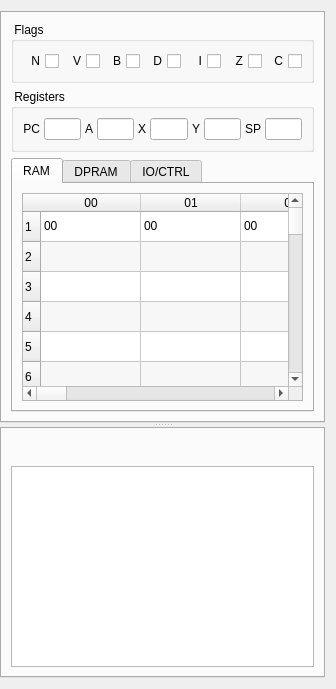
<?xml version="1.0" encoding="UTF-8"?>
<ui version="4.0">
 <class>DebugWidget</class>
 <widget class="QWidget" name="sideWidget">
  <property name="geometry">
   <rect>
    <x>0</x>
    <y>0</y>
    <width>336</width>
    <height>689</height>
   </rect>
  </property>
  <layout class="QHBoxLayout" name="horizontalLayout">
   <property name="leftMargin">
    <number>0</number>
   </property>
   <item>
    <widget class="QSplitter" name="sideSplitter">
     <property name="sizePolicy">
      <sizepolicy hsizetype="Preferred" vsizetype="Preferred">
       <horstretch>0</horstretch>
       <verstretch>0</verstretch>
      </sizepolicy>
     </property>
     <property name="orientation">
      <enum>Qt::Vertical</enum>
     </property>
     <widget class="QTabWidget" name="debugTabWidget">
      <property name="sizePolicy">
       <sizepolicy hsizetype="Preferred" vsizetype="Expanding">
        <horstretch>0</horstretch>
        <verstretch>0</verstretch>
       </sizepolicy>
      </property>
      <property name="currentIndex">
       <number>0</number>
      </property>
      <property name="tabBarAutoHide">
       <bool>true</bool>
      </property>
      <widget class="QWidget" name="CPUTab">
       <attribute name="title">
        <string>CPU</string>
       </attribute>
       <layout class="QGridLayout" name="gridLayout">
        <item row="1" column="0">
         <widget class="QGroupBox" name="groupBox_3">
          <property name="title">
           <string> Registers </string>
          </property>
          <layout class="QVBoxLayout" name="regLayout">
           <item>
            <layout class="QHBoxLayout" name="regLine1Layout" stretch="1,10,1,10,1,10,1,10,1,10">
             <property name="spacing">
              <number>4</number>
             </property>
             <item>
              <widget class="QLabel" name="labelPC">
               <property name="toolTip">
                <string>Program counter (PC)</string>
               </property>
               <property name="text">
                <string>PC</string>
               </property>
               <property name="alignment">
                <set>Qt::AlignRight|Qt::AlignTrailing|Qt::AlignVCenter</set>
               </property>
              </widget>
             </item>
             <item>
              <widget class="QLineEdit" name="pcEdit">
               <property name="sizePolicy">
                <sizepolicy hsizetype="Ignored" vsizetype="Fixed">
                 <horstretch>0</horstretch>
                 <verstretch>0</verstretch>
                </sizepolicy>
               </property>
               <property name="toolTip">
                <string>Program counter (PC)</string>
               </property>
               <property name="key" stdset="0">
                <string>PC16</string>
               </property>
               <property name="type" stdset="0">
                <string>integer</string>
               </property>
               <property name="mask" stdset="0">
                <string>0x%0.5X</string>
               </property>
              </widget>
             </item>
             <item>
              <widget class="QLabel" name="aLabel">
               <property name="toolTip">
                <string>Accumulator (A)</string>
               </property>
               <property name="text">
                <string>A</string>
               </property>
              </widget>
             </item>
             <item>
              <widget class="QLineEdit" name="aEdit">
               <property name="sizePolicy">
                <sizepolicy hsizetype="Ignored" vsizetype="Fixed">
                 <horstretch>0</horstretch>
                 <verstretch>0</verstretch>
                </sizepolicy>
               </property>
               <property name="toolTip">
                <string>Accumulator (A)</string>
               </property>
               <property name="key" stdset="0">
                <string>A</string>
               </property>
               <property name="type" stdset="0">
                <string>integer</string>
               </property>
               <property name="mask" stdset="0">
                <string>0x%0.2X</string>
               </property>
              </widget>
             </item>
             <item>
              <widget class="QLabel" name="xLabel">
               <property name="toolTip">
                <string>Index Register X (X)</string>
               </property>
               <property name="text">
                <string>X</string>
               </property>
              </widget>
             </item>
             <item>
              <widget class="QLineEdit" name="xEdit">
               <property name="sizePolicy">
                <sizepolicy hsizetype="Ignored" vsizetype="Fixed">
                 <horstretch>0</horstretch>
                 <verstretch>0</verstretch>
                </sizepolicy>
               </property>
               <property name="toolTip">
                <string>Index Register X (X)</string>
               </property>
               <property name="key" stdset="0">
                <string>X</string>
               </property>
               <property name="type" stdset="0">
                <string>integer</string>
               </property>
               <property name="mask" stdset="0">
                <string>0x%0.2X</string>
               </property>
              </widget>
             </item>
             <item>
              <widget class="QLabel" name="yLabel">
               <property name="toolTip">
                <string>Index Register Y (Y)</string>
               </property>
               <property name="text">
                <string>Y</string>
               </property>
              </widget>
             </item>
             <item>
              <widget class="QLineEdit" name="yEdit">
               <property name="sizePolicy">
                <sizepolicy hsizetype="Ignored" vsizetype="Fixed">
                 <horstretch>0</horstretch>
                 <verstretch>0</verstretch>
                </sizepolicy>
               </property>
               <property name="toolTip">
                <string>Index Register Y (Y)</string>
               </property>
               <property name="key" stdset="0">
                <string>Y</string>
               </property>
               <property name="type" stdset="0">
                <string>integer</string>
               </property>
               <property name="mask" stdset="0">
                <string>0x%0.2X</string>
               </property>
              </widget>
             </item>
             <item>
              <widget class="QLabel" name="spLabel">
               <property name="toolTip">
                <string>Stack Pointer (S)</string>
               </property>
               <property name="text">
                <string>SP</string>
               </property>
              </widget>
             </item>
             <item>
              <widget class="QLineEdit" name="spEdit">
               <property name="sizePolicy">
                <sizepolicy hsizetype="Ignored" vsizetype="Fixed">
                 <horstretch>0</horstretch>
                 <verstretch>0</verstretch>
                </sizepolicy>
               </property>
               <property name="toolTip">
                <string>Stack Pointer (S)</string>
               </property>
               <property name="key" stdset="0">
                <string>SP</string>
               </property>
               <property name="type" stdset="0">
                <string>integer</string>
               </property>
               <property name="mask" stdset="0">
                <string>0x%0.2X</string>
               </property>
              </widget>
             </item>
            </layout>
           </item>
          </layout>
         </widget>
        </item>
        <item row="2" column="0">
         <widget class="QTabWidget" name="ramTabWidget">
          <property name="currentIndex">
           <number>0</number>
          </property>
          <widget class="QWidget" name="tabRAM">
           <attribute name="title">
            <string>RAM</string>
           </attribute>
           <layout class="QVBoxLayout" name="ramLayout">
            <item>
             <widget class="QTableWidget" name="ramDataTable">
              <property name="alternatingRowColors">
               <bool>true</bool>
              </property>
              <property name="selectionMode">
               <enum>QAbstractItemView::NoSelection</enum>
              </property>
              <property name="rowCount">
               <number>44</number>
              </property>
              <property name="columnCount">
               <number>16</number>
              </property>
              <property name="key" stdset="0">
               <string>RAM</string>
              </property>
              <property name="type" stdset="0">
               <string>table</string>
              </property>
              <property name="mask" stdset="0">
               <string>%0.2X</string>
              </property>
              <property name="start_index" stdset="0">
               <string>64</string>
              </property>
              <attribute name="horizontalHeaderMinimumSectionSize">
               <number>0</number>
              </attribute>
              <attribute name="verticalHeaderMinimumSectionSize">
               <number>0</number>
              </attribute>
              <column>
               <property name="text">
                <string>00</string>
               </property>
              </column>
              <column>
               <property name="text">
                <string>01</string>
               </property>
              </column>
              <column>
               <property name="text">
                <string>02</string>
               </property>
              </column>
              <column>
               <property name="text">
                <string>03</string>
               </property>
              </column>
              <column>
               <property name="text">
                <string>04</string>
               </property>
              </column>
              <column>
               <property name="text">
                <string>05</string>
               </property>
              </column>
              <column>
               <property name="text">
                <string>06</string>
               </property>
              </column>
              <column>
               <property name="text">
                <string>07</string>
               </property>
              </column>
              <column>
               <property name="text">
                <string>08</string>
               </property>
              </column>
              <column>
               <property name="text">
                <string>09</string>
               </property>
              </column>
              <column>
               <property name="text">
                <string>0A</string>
               </property>
              </column>
              <column>
               <property name="text">
                <string>0B</string>
               </property>
              </column>
              <column>
               <property name="text">
                <string>0C</string>
               </property>
              </column>
              <column>
               <property name="text">
                <string>0D</string>
               </property>
              </column>
              <column>
               <property name="text">
                <string>0E</string>
               </property>
              </column>
              <column>
               <property name="text">
                <string>0F</string>
               </property>
              </column>
              <item row="0" column="0">
               <property name="text">
                <string>00</string>
               </property>
              </item>
              <item row="0" column="1">
               <property name="text">
                <string>00</string>
               </property>
              </item>
              <item row="0" column="2">
               <property name="text">
                <string>00</string>
               </property>
              </item>
              <item row="0" column="3">
               <property name="text">
                <string>00</string>
               </property>
              </item>
              <item row="0" column="4">
               <property name="text">
                <string>00</string>
               </property>
              </item>
              <item row="0" column="5">
               <property name="text">
                <string>00</string>
               </property>
              </item>
              <item row="0" column="6">
               <property name="text">
                <string>00</string>
               </property>
              </item>
              <item row="0" column="7">
               <property name="text">
                <string>00</string>
               </property>
              </item>
              <item row="0" column="8">
               <property name="text">
                <string>00</string>
               </property>
              </item>
              <item row="0" column="9">
               <property name="text">
                <string>00</string>
               </property>
              </item>
              <item row="0" column="10">
               <property name="text">
                <string>00</string>
               </property>
              </item>
              <item row="0" column="11">
               <property name="text">
                <string>00</string>
               </property>
              </item>
              <item row="0" column="12">
               <property name="text">
                <string>00</string>
               </property>
              </item>
              <item row="0" column="13">
               <property name="text">
                <string>00</string>
               </property>
              </item>
              <item row="0" column="14">
               <property name="text">
                <string>00</string>
               </property>
              </item>
              <item row="0" column="15">
               <property name="text">
                <string>00</string>
               </property>
              </item>
             </widget>
            </item>
           </layout>
          </widget>
          <widget class="QWidget" name="tabLCDRAM">
           <attribute name="title">
            <string>DPRAM</string>
           </attribute>
           <layout class="QVBoxLayout" name="lcdramLayout">
            <item>
             <widget class="QTableWidget" name="lcdramDataTable">
              <property name="alternatingRowColors">
               <bool>true</bool>
              </property>
              <property name="selectionMode">
               <enum>QAbstractItemView::NoSelection</enum>
              </property>
              <property name="rowCount">
               <number>8</number>
              </property>
              <property name="columnCount">
               <number>16</number>
              </property>
              <property name="key" stdset="0">
               <string>LCDRAM</string>
              </property>
              <property name="type" stdset="0">
               <string>table</string>
              </property>
              <property name="mask" stdset="0">
               <string>%0.2X</string>
              </property>
              <property name="start_index" stdset="0">
               <string>768</string>
              </property>
              <attribute name="horizontalHeaderMinimumSectionSize">
               <number>0</number>
              </attribute>
              <attribute name="verticalHeaderMinimumSectionSize">
               <number>0</number>
              </attribute>
              <column>
               <property name="text">
                <string>00</string>
               </property>
              </column>
              <column>
               <property name="text">
                <string>01</string>
               </property>
              </column>
              <column>
               <property name="text">
                <string>02</string>
               </property>
              </column>
              <column>
               <property name="text">
                <string>03</string>
               </property>
              </column>
              <column>
               <property name="text">
                <string>04</string>
               </property>
              </column>
              <column>
               <property name="text">
                <string>05</string>
               </property>
              </column>
              <column>
               <property name="text">
                <string>06</string>
               </property>
              </column>
              <column>
               <property name="text">
                <string>07</string>
               </property>
              </column>
              <column>
               <property name="text">
                <string>08</string>
               </property>
              </column>
              <column>
               <property name="text">
                <string>09</string>
               </property>
              </column>
              <column>
               <property name="text">
                <string>0A</string>
               </property>
              </column>
              <column>
               <property name="text">
                <string>0B</string>
               </property>
              </column>
              <column>
               <property name="text">
                <string>0C</string>
               </property>
              </column>
              <column>
               <property name="text">
                <string>0D</string>
               </property>
              </column>
              <column>
               <property name="text">
                <string>0E</string>
               </property>
              </column>
              <column>
               <property name="text">
                <string>0F</string>
               </property>
              </column>
              <item row="0" column="0">
               <property name="text">
                <string>00</string>
               </property>
              </item>
              <item row="0" column="1">
               <property name="text">
                <string>00</string>
               </property>
              </item>
              <item row="0" column="2">
               <property name="text">
                <string>00</string>
               </property>
              </item>
              <item row="0" column="3">
               <property name="text">
                <string>00</string>
               </property>
              </item>
              <item row="0" column="4">
               <property name="text">
                <string>00</string>
               </property>
              </item>
              <item row="0" column="5">
               <property name="text">
                <string>00</string>
               </property>
              </item>
              <item row="0" column="6">
               <property name="text">
                <string>00</string>
               </property>
              </item>
              <item row="0" column="7">
               <property name="text">
                <string>00</string>
               </property>
              </item>
              <item row="0" column="8">
               <property name="text">
                <string>00</string>
               </property>
              </item>
              <item row="0" column="9">
               <property name="text">
                <string>00</string>
               </property>
              </item>
              <item row="0" column="10">
               <property name="text">
                <string>00</string>
               </property>
              </item>
              <item row="0" column="11">
               <property name="text">
                <string>00</string>
               </property>
              </item>
              <item row="0" column="12">
               <property name="text">
                <string>00</string>
               </property>
              </item>
              <item row="0" column="13">
               <property name="text">
                <string>00</string>
               </property>
              </item>
              <item row="0" column="14">
               <property name="text">
                <string>00</string>
               </property>
              </item>
              <item row="0" column="15">
               <property name="text">
                <string>00</string>
               </property>
              </item>
             </widget>
            </item>
           </layout>
          </widget>
          <widget class="QWidget" name="tabSFR">
           <attribute name="title">
            <string>IO/CTRL</string>
           </attribute>
           <layout class="QVBoxLayout" name="sfrLayout">
            <item>
             <widget class="QTableWidget" name="sfrDataTable">
              <property name="alternatingRowColors">
               <bool>true</bool>
              </property>
              <property name="selectionMode">
               <enum>QAbstractItemView::NoSelection</enum>
              </property>
              <property name="rowCount">
               <number>27</number>
              </property>
              <property name="columnCount">
               <number>2</number>
              </property>
              <property name="key" stdset="0">
               <string>SFR</string>
              </property>
              <property name="type" stdset="0">
               <string>table</string>
              </property>
              <property name="mask" stdset="0">
               <string>%0.2X</string>
              </property>
              <attribute name="horizontalHeaderMinimumSectionSize">
               <number>0</number>
              </attribute>
              <attribute name="verticalHeaderMinimumSectionSize">
               <number>0</number>
              </attribute>
              <column>
               <property name="text">
                <string>R</string>
               </property>
              </column>
              <column>
               <property name="text">
                <string>W</string>
               </property>
              </column>
              <row>
               <property name="text">
                <string>00H_IO_PortCD_Dir</string>
               </property>
              </row>
              <row>
               <property name="text">
                <string>01H_IO_PortAB_Dir</string>
               </property>
              </row>
              <row>
               <property name="text">
                <string>02H_IO_PortAB_Data</string>
               </property>
              </row>
              <row>
               <property name="text">
                <string>03H_IO_PortCD_Data</string>
               </property>
              </row>
              <row>
               <property name="text">
                <string>04H_IO_PortEF_Data</string>
               </property>
              </row>
              <row>
               <property name="text">
                <string>06H_IO_PortEF_Dir</string>
               </property>
              </row>
              <row>
               <property name="text">
                <string>07H_BANK_Sel</string>
               </property>
              </row>
              <row>
               <property name="text">
                <string>08H_WAKEUP_Ctrl</string>
               </property>
              </row>
              <row>
               <property name="text">
                <string>09H_Enter_Sleep</string>
               </property>
              </row>
              <row>
               <property name="text">
                <string>0AH_TimeBase_Sel</string>
               </property>
              </row>
              <row>
               <property name="text">
                <string>0BH_Timer_Ctrl</string>
               </property>
              </row>
              <row>
               <property name="text">
                <string>0CH_CLK_32768_En</string>
               </property>
              </row>
              <row>
               <property name="text">
                <string>0DH_INT_Ctrl</string>
               </property>
              </row>
              <row>
               <property name="text">
                <string>10H_AUDIO_Ch0_Data</string>
               </property>
              </row>
              <row>
               <property name="text">
                <string>11H_AUDIO_Ch1_Data</string>
               </property>
              </row>
              <row>
               <property name="text">
                <string>12H_TIMER_TM1Data_LB</string>
               </property>
              </row>
              <row>
               <property name="text">
                <string>13H_TIMER_TM1Data_HB</string>
               </property>
              </row>
              <row>
               <property name="text">
                <string>14H_TIMER_TM1Load_Ctrl</string>
               </property>
              </row>
              <row>
               <property name="text">
                <string>15H_TIMER_TM0Data_LB</string>
               </property>
              </row>
              <row>
               <property name="text">
                <string>16H_TIMER_TM0Data_HB</string>
               </property>
              </row>
              <row>
               <property name="text">
                <string>17H_TIMER_TM0Load_Ctrl</string>
               </property>
              </row>
              <row>
               <property name="text">
                <string>18H_INT_Clear</string>
               </property>
              </row>
              <row>
               <property name="text">
                <string>19H_NMI_Ctrl</string>
               </property>
              </row>
              <row>
               <property name="text">
                <string>1AH_AUDIO_Ch0_Ctrl</string>
               </property>
              </row>
              <row>
               <property name="text">
                <string>1BH_AUDIO_Ch1_Ctrl</string>
               </property>
              </row>
              <row>
               <property name="text">
                <string>1FH_CLK_CPU_Ctrl</string>
               </property>
              </row>
              <row>
               <property name="text">
                <string>20H_LCD_Ctrl</string>
               </property>
              </row>
              <item row="0" column="0">
               <property name="text">
                <string>-00</string>
               </property>
              </item>
              <item row="0" column="1">
               <property name="text">
                <string>-00</string>
               </property>
              </item>
             </widget>
            </item>
           </layout>
          </widget>
         </widget>
        </item>
        <item row="0" column="0">
         <widget class="QGroupBox" name="flagsGroupBox">
          <property name="title">
           <string> Flags </string>
          </property>
          <layout class="QHBoxLayout" name="horizontalLayout" stretch="0,0,0,0,0,0,0">
           <property name="spacing">
            <number>4</number>
           </property>
           <item>
            <widget class="QCheckBox" name="nfCheckBox">
             <property name="toolTip">
              <string>Negative flag N</string>
             </property>
             <property name="layoutDirection">
              <enum>Qt::RightToLeft</enum>
             </property>
             <property name="text">
              <string>N</string>
             </property>
             <property name="key" stdset="0">
              <string>NF</string>
             </property>
             <property name="type" stdset="0">
              <string>boolean</string>
             </property>
            </widget>
           </item>
           <item>
            <widget class="QCheckBox" name="vfCheckBox">
             <property name="toolTip">
              <string>Overflow flag V</string>
             </property>
             <property name="layoutDirection">
              <enum>Qt::RightToLeft</enum>
             </property>
             <property name="text">
              <string>V</string>
             </property>
             <property name="key" stdset="0">
              <string>VF</string>
             </property>
             <property name="type" stdset="0">
              <string>boolean</string>
             </property>
            </widget>
           </item>
           <item>
            <widget class="QCheckBox" name="bfCheckBox">
             <property name="toolTip">
              <string>Break flag B</string>
             </property>
             <property name="layoutDirection">
              <enum>Qt::RightToLeft</enum>
             </property>
             <property name="text">
              <string>B</string>
             </property>
             <property name="key" stdset="0">
              <string>BF</string>
             </property>
             <property name="type" stdset="0">
              <string>boolean</string>
             </property>
            </widget>
           </item>
           <item>
            <widget class="QCheckBox" name="dfCheckBox">
             <property name="toolTip">
              <string>Decimal mode flag D</string>
             </property>
             <property name="layoutDirection">
              <enum>Qt::RightToLeft</enum>
             </property>
             <property name="text">
              <string>D</string>
             </property>
             <property name="key" stdset="0">
              <string>DF</string>
             </property>
             <property name="type" stdset="0">
              <string>boolean</string>
             </property>
            </widget>
           </item>
           <item>
            <widget class="QCheckBox" name="ifCheckBox">
             <property name="toolTip">
              <string>Interrupt disable flag I</string>
             </property>
             <property name="layoutDirection">
              <enum>Qt::RightToLeft</enum>
             </property>
             <property name="text">
              <string>I</string>
             </property>
             <property name="key" stdset="0">
              <string>IF</string>
             </property>
             <property name="type" stdset="0">
              <string>boolean</string>
             </property>
            </widget>
           </item>
           <item>
            <widget class="QCheckBox" name="zfCheckBox">
             <property name="toolTip">
              <string>Zero flag Z</string>
             </property>
             <property name="layoutDirection">
              <enum>Qt::RightToLeft</enum>
             </property>
             <property name="text">
              <string>Z</string>
             </property>
             <property name="key" stdset="0">
              <string>ZF</string>
             </property>
             <property name="type" stdset="0">
              <string>boolean</string>
             </property>
            </widget>
           </item>
           <item>
            <widget class="QCheckBox" name="cfCheckBox">
             <property name="toolTip">
              <string>Carry flag C</string>
             </property>
             <property name="layoutDirection">
              <enum>Qt::RightToLeft</enum>
             </property>
             <property name="text">
              <string>C</string>
             </property>
             <property name="key" stdset="0">
              <string>CF</string>
             </property>
             <property name="type" stdset="0">
              <string>boolean</string>
             </property>
            </widget>
           </item>
          </layout>
         </widget>
        </item>
       </layout>
      </widget>
     </widget>
     <widget class="QTabWidget" name="tabWidget">
      <property name="currentIndex">
       <number>0</number>
      </property>
      <property name="tabBarAutoHide">
       <bool>true</bool>
      </property>
      <widget class="QWidget" name="tab">
       <property name="enabled">
        <bool>true</bool>
       </property>
       <attribute name="title">
        <string>Page</string>
       </attribute>
       <layout class="QVBoxLayout" name="verticalLayout_7">
        <item>
         <layout class="QHBoxLayout" name="horizontalLayout_7">
          <property name="spacing">
           <number>0</number>
          </property>
          <item>
           <widget class="QPushButton" name="runButton">
            <property name="enabled">
             <bool>false</bool>
            </property>
            <property name="sizePolicy">
             <sizepolicy hsizetype="Fixed" vsizetype="Fixed">
              <horstretch>0</horstretch>
              <verstretch>0</verstretch>
             </sizepolicy>
            </property>
            <property name="toolTip">
             <string>Run</string>
            </property>
            <property name="icon">
             <iconset>
              <normaloff>run.svg</normaloff>run.svg</iconset>
            </property>
            <property name="iconSize">
             <size>
              <width>14</width>
              <height>14</height>
             </size>
            </property>
            <property name="flat">
             <bool>true</bool>
            </property>
           </widget>
          </item>
          <item>
           <widget class="QPushButton" name="pauseButton">
            <property name="sizePolicy">
             <sizepolicy hsizetype="Fixed" vsizetype="Fixed">
              <horstretch>0</horstretch>
              <verstretch>0</verstretch>
             </sizepolicy>
            </property>
            <property name="toolTip">
             <string>Pause</string>
            </property>
            <property name="icon">
             <iconset>
              <normaloff>pause.svg</normaloff>pause.svg</iconset>
            </property>
            <property name="iconSize">
             <size>
              <width>14</width>
              <height>14</height>
             </size>
            </property>
            <property name="flat">
             <bool>true</bool>
            </property>
           </widget>
          </item>
          <item>
           <widget class="QPushButton" name="stopButton">
            <property name="enabled">
             <bool>true</bool>
            </property>
            <property name="toolTip">
             <string>Stop</string>
            </property>
            <property name="icon">
             <iconset>
              <normaloff>stop.svg</normaloff>stop.svg</iconset>
            </property>
            <property name="iconSize">
             <size>
              <width>14</width>
              <height>14</height>
             </size>
            </property>
            <property name="flat">
             <bool>true</bool>
            </property>
           </widget>
          </item>
          <item>
           <widget class="QPushButton" name="stepButton">
            <property name="enabled">
             <bool>false</bool>
            </property>
            <property name="toolTip">
             <string>Step</string>
            </property>
            <property name="icon">
             <iconset>
              <normaloff>step.svg</normaloff>step.svg</iconset>
            </property>
            <property name="iconSize">
             <size>
              <width>14</width>
              <height>14</height>
             </size>
            </property>
            <property name="autoRepeat">
             <bool>true</bool>
            </property>
            <property name="flat">
             <bool>true</bool>
            </property>
           </widget>
          </item>
          <item>
           <spacer name="horizontalSpacer">
            <property name="orientation">
             <enum>Qt::Horizontal</enum>
            </property>
            <property name="sizeHint" stdset="0">
             <size>
              <width>40</width>
              <height>20</height>
             </size>
            </property>
           </spacer>
          </item>
         </layout>
        </item>
        <item>
         <widget class="QTableView" name="listingTable">
          <property name="focusPolicy">
           <enum>Qt::NoFocus</enum>
          </property>
          <property name="editTriggers">
           <set>QAbstractItemView::DoubleClicked|QAbstractItemView::EditKeyPressed</set>
          </property>
          <property name="selectionMode">
           <enum>QAbstractItemView::SingleSelection</enum>
          </property>
          <property name="selectionBehavior">
           <enum>QAbstractItemView::SelectRows</enum>
          </property>
          <property name="showGrid">
           <bool>false</bool>
          </property>
          <property name="key" stdset="0">
           <string>LISTING</string>
          </property>
          <property name="type" stdset="0">
           <string>listing</string>
          </property>
          <property name="mask" stdset="0">
           <string>0x%0.5X</string>
          </property>
          <attribute name="horizontalHeaderVisible">
           <bool>false</bool>
          </attribute>
          <attribute name="horizontalHeaderStretchLastSection">
           <bool>true</bool>
          </attribute>
          <attribute name="verticalHeaderVisible">
           <bool>false</bool>
          </attribute>
          <attribute name="verticalHeaderMinimumSectionSize">
           <number>0</number>
          </attribute>
          <column/>
          <column/>
          <column/>
         </widget>
        </item>
       </layout>
      </widget>
     </widget>
    </widget>
   </item>
  </layout>
  <action name="actionDebug">
   <property name="checkable">
    <bool>true</bool>
   </property>
  </action>
 </widget>
 <resources/>
 <connections>
  <connection>
   <sender>nfCheckBox</sender>
   <signal>stateChanged(int)</signal>
   <receiver>DebugWidget</receiver>
   <slot>checkBoxStateChanged()</slot>
  </connection>
  <connection>
   <sender>vfCheckBox</sender>
   <signal>stateChanged(int)</signal>
   <receiver>DebugWidget</receiver>
   <slot>checkBoxStateChanged()</slot>
  </connection>
  <connection>
   <sender>bfCheckBox</sender>
   <signal>stateChanged(int)</signal>
   <receiver>DebugWidget</receiver>
   <slot>checkBoxStateChanged()</slot>
  </connection>
  <connection>
   <sender>dfCheckBox</sender>
   <signal>stateChanged(int)</signal>
   <receiver>DebugWidget</receiver>
   <slot>checkBoxStateChanged()</slot>
  </connection>
  <connection>
   <sender>ifCheckBox</sender>
   <signal>stateChanged(int)</signal>
   <receiver>DebugWidget</receiver>
   <slot>checkBoxStateChanged()</slot>
  </connection>
  <connection>
   <sender>zfCheckBox</sender>
   <signal>stateChanged(int)</signal>
   <receiver>DebugWidget</receiver>
   <slot>checkBoxStateChanged()</slot>
  </connection>
  <connection>
   <sender>cfCheckBox</sender>
   <signal>stateChanged(int)</signal>
   <receiver>DebugWidget</receiver>
   <slot>checkBoxStateChanged()</slot>
  </connection>
  <connection>
    <sender>pcEdit</sender>
    <signal>editingFinished()</signal>
    <receiver>DebugWidget</receiver>
    <slot>lineEditFinished()</slot>
  </connection>
  <connection>
    <sender>aEdit</sender>
    <signal>editingFinished()</signal>
    <receiver>DebugWidget</receiver>
    <slot>lineEditFinished()</slot>
  </connection>
  <connection>
    <sender>xEdit</sender>
    <signal>editingFinished()</signal>
    <receiver>DebugWidget</receiver>
    <slot>lineEditFinished()</slot>
  </connection>
  <connection>
    <sender>yEdit</sender>
    <signal>editingFinished()</signal>
    <receiver>DebugWidget</receiver>
    <slot>lineEditFinished()</slot>
  </connection>
  <connection>
    <sender>spEdit</sender>
    <signal>editingFinished()</signal>
    <receiver>DebugWidget</receiver>
    <slot>lineEditFinished()</slot>
  </connection>
  <connection>
    <sender>ramDataTable</sender>
    <signal>itemChanged(QTableWidgetItem*)</signal>
    <receiver>DebugWidget</receiver>
    <slot>tableItemChanged()</slot>
  </connection>
  <connection>
    <sender>lcdramDataTable</sender>
    <signal>itemChanged(QTableWidgetItem*)</signal>
    <receiver>DebugWidget</receiver>
    <slot>tableItemChanged()</slot>
  </connection>
  <connection>
    <sender>sfrDataTable</sender>
    <signal>itemChanged(QTableWidgetItem*)</signal>
    <receiver>DebugWidget</receiver>
    <slot>tableItemChanged()</slot>
  </connection>
  <connection>
    <sender>actionDebug</sender>
    <signal>toggled(bool)</signal>
    <receiver>runButton</receiver>
    <slot>setEnabled(bool)</slot>
  </connection>
  <connection>
    <sender>actionDebug</sender>
    <signal>toggled(bool)</signal>
    <receiver>stopButton</receiver>
    <slot>setDisabled(bool)</slot>
  </connection>
  <connection>
    <sender>actionDebug</sender>
    <signal>toggled(bool)</signal>
    <receiver>pauseButton</receiver>
    <slot>setDisabled(bool)</slot>
  </connection>
  <connection>
    <sender>actionDebug</sender>
    <signal>toggled(bool)</signal>
    <receiver>stepButton</receiver>
    <slot>setEnabled(bool)</slot>
  </connection>

  <connection>
    <sender>runButton</sender>
    <signal>clicked()</signal>
    <receiver>DebugWidget</receiver>
    <slot>debugRunSignal()</slot>
  </connection>
  <connection>
    <sender>stopButton</sender>
    <signal>clicked()</signal>
    <receiver>DebugWidget</receiver>
    <slot>debugStopSignal()</slot>
  </connection>
  <connection>
    <sender>pauseButton</sender>
    <signal>clicked()</signal>
    <receiver>DebugWidget</receiver>
    <slot>debugPauseSignal()</slot>
  </connection>
  <connection>
    <sender>stepButton</sender>
    <signal>clicked()</signal>
    <receiver>DebugWidget</receiver>
    <slot>debugStepSignal()</slot>
  </connection>
  <connection>
    <sender>ramTabWidget</sender>
    <signal>currentChanged(int)</signal>
    <receiver>DebugWidget</receiver>
    <slot>refrashStateSignal()</slot>
  </connection>
 </connections>
 <slots>
  <slot>lineEditFinished()</slot>
  <slot>tableItemChanged()</slot>
  <slot>checkBoxStateChanged()</slot>
  <slot>debugRunSignal()</slot>
  <slot>debugStopSignal()</slot>
  <slot>debugPauseSignal()</slot>
  <slot>debugStepSignal()</slot>
  <slot>refrashStateSignal()</slot>
 </slots>
</ui>
